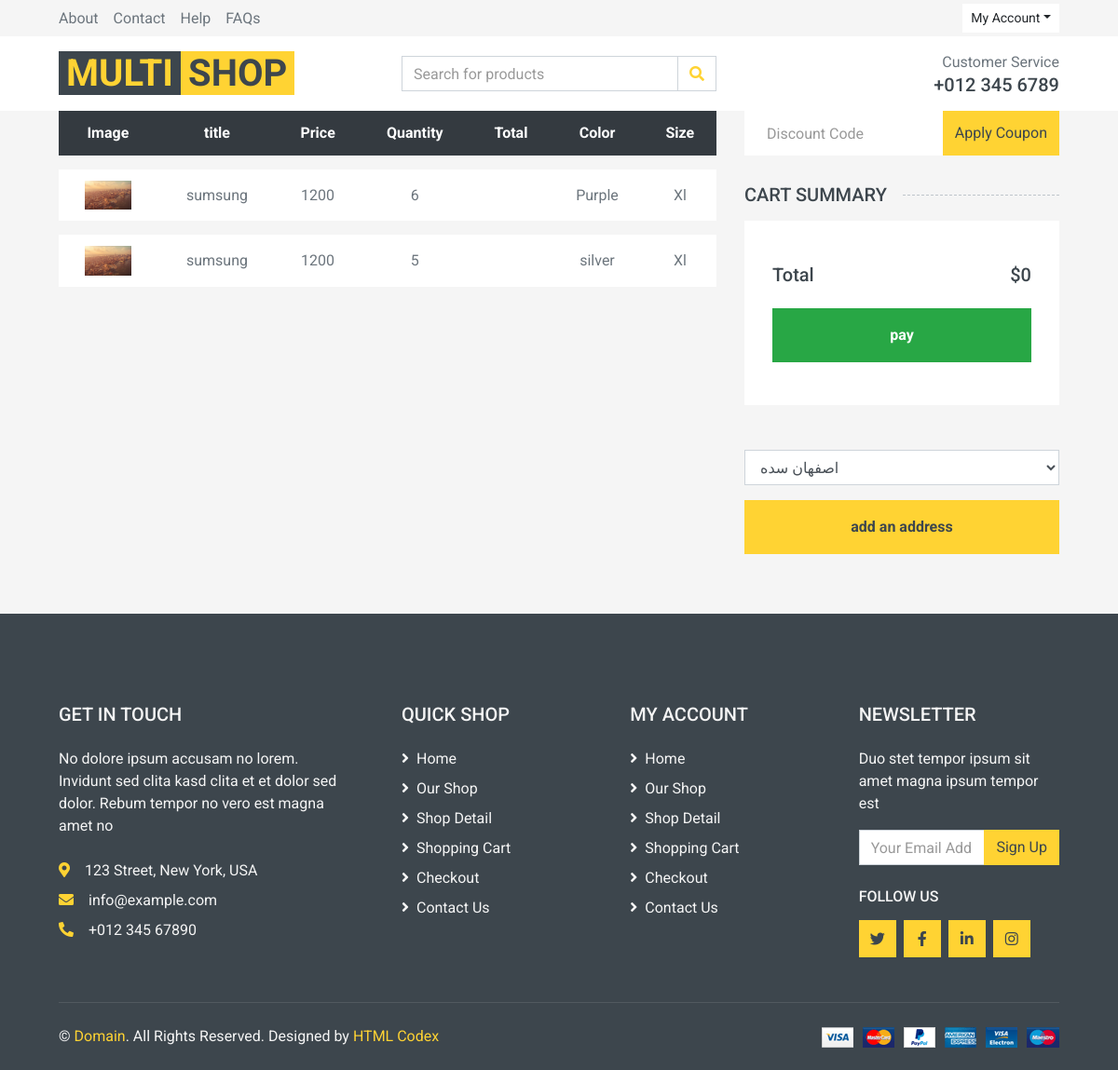
/cart/order/4 (signed in), run on the app's committed database.
### cart/models.py (models this page shows, shortened)
class OrdrItem(models.Model):
    order=models.ForeignKey(Order,on_delete=models.CASCADE,related_name='items')
    product=models.ForeignKey(Product,on_delete=models.CASCADE,related_name='items')
    size=models.CharField(max_length=12)
    color=models.CharField(max_length=22)
    quantity=models.SmallIntegerField()
    price=models.PositiveIntegerField()

class Order(models.Model):
    user=models.ForeignKey(User,on_delete=models.CASCADE,related_name='orders')
    phone=models.CharField(max_length=12,default='012345')
    total_price=models.IntegerField(default=0)
    created_at=models.DateTimeField(auto_now_add=True)
    is_paid=models.BooleanField(default=False)

### product/models.py (models this page shows, shortened)
class Product(models.Model):
    category=models.ManyToManyField(Category,blank=True,null=True)
    title=models.CharField(max_length=55)
    description=models.TextField()
    price=models.IntegerField()
    discount=models.SmallIntegerField()
    image=models.ImageField(upload_to="product")
    size=models.ManyToManyField(Size,related_name="products",blank=True)
    color=models.ManyToManyField(Color,related_name="products")

### cart/views.py (the view)
# urls.py: path("order/<int:pk>",views.OrderDetailView.as_view(),name="order_detail"),
class OrderDetailView(View):
    def get(self,request,pk):
        order=get_object_or_404(Order,id=pk)
        return render(request,"cart/order_detail.html",{'order':order})

### cart/templates/cart/order_detail.html (shortened to what this page needs)
{% extends "base.html" %}
{% load static %}
{% block main %}
    <div class="container-fluid">
        <div class="row px-xl-5">
            <div class="col-lg-8 table-responsive mb-5">
                <table class="table table-light table-borderless table-hover text-center mb-0">
                    <thead class="thead-dark">
                    <tr>
                        <th>Image</th>
                        <th>title</th>
                        <th>Price</th>
                        <th>Quantity</th>
                        <th>Total</th>
                         <th>Color</th>
                        <th>Size</th>
                    </tr>
                    </thead>
                    <tbody class="align-middle">
                  {% for item in order.items.all %}
                      <tr>
                        <td class="align-middle"><img src="{{ item.product.image.url }}" alt=""
                                                      style="width: 50px;"></td>
                        <td class="align-middle">{{ item.product.title }}</td>
                        <td class="align-middle">{{ item.price }}</td>
                        <td class="align-middle">{{ item.quantity }}</td>
                        <td class="align-middle">{{ item.total }}</td>
                        <td class="align-middle">{{ item.color }}</td>
                        <td class="align-middle">{{ item.size }}</td>
                    </tr>
                    {% endfor %}
                    </tbody>
                </table>
            </div>
            <div class="col-lg-4">
                <form class="mb-30" action="{% url 'cart:apply_discount' order.id %}" method="post">
                    <div class="input-group">
                        <input type="text" name="discount_code" class="form-control border-0 p-4" placeholder="Discount Code">
                        <div class="input-group-append">
                            <button class="btn btn-primary">Apply Coupon</button>
                        </div>
                    </div>
                </form>
                <h5 class="section-title position-relative text-uppercase mb-3"><span class="bg-secondary pr-3">Cart Summary</span>
                </h5>
                <div class="bg-light p-30 mb-5">
                    <div class="pt-2">
                        <div class="d-flex justify-content-between mt-2">
                            <h5>Total</h5>
                            <h5>${{ order.total_price }}</h5>
                        </div>
                        <a href="{% url 'cart:order_creation' %}" class="btn btn-block btn-success font-weight-bold my-3 py-3">pay
                        </a>
                    </div>
                </div>
                {% if request.user.addresses.all %}
                <select class="form-control" aria-label="Default select example" >
                {% for address in request.user.addresses.all %}
                <option>{{ address.address }}</option>
                {% endfor %}
                </select>
                     <a href="{% url 'account:add_address' %}?next={% url 'cart:order_detail' order.id %}" class="btn btn-block btn-primary font-weight-bold my-3 py-3">add an address
                        </a>
                    {% else %}
                     <a href="{% url 'account:add_address' %}?next={% url 'cart:order_detail' order.id %}" class="btn btn-block btn-primary font-weight-bold my-3 py-3">add an address
                        </a>
                {% endif %}
            </div>
        </div>
    </div>
{% endblock %}

### data on the page
OrdrItem: product.image (picture), product "sumsung", price "1200", quantity "6", color "Purple", size "Xl"
OrdrItem: product.image (picture), product "sumsung", price "1200", quantity "5", color "silver", size "Xl"
Order: total_price "0"

### other printed values
form field value "اصفهان سده"
